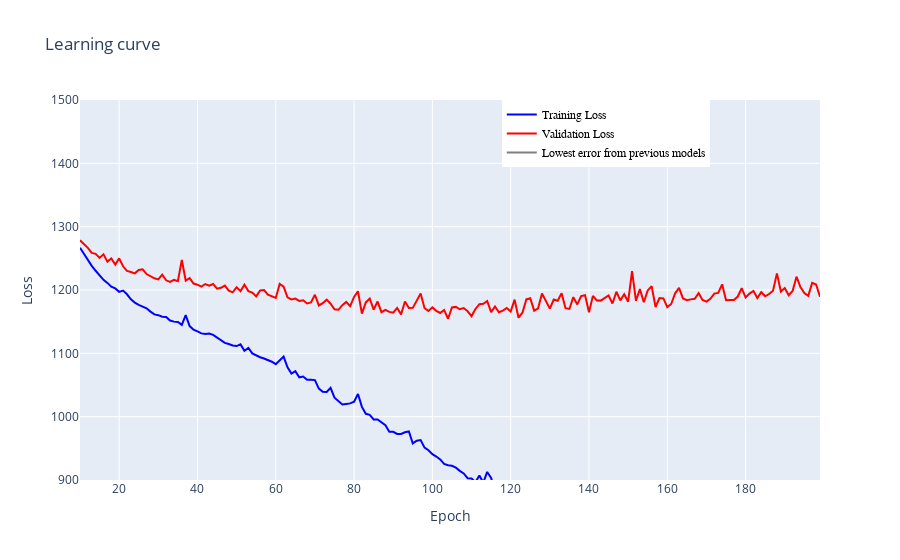

This figure's notebook cell:
### Code cell
DNN_plot_loss(history,starting_epoch=10, previous_val_loss=[0])

### Figure 1 — Plotly figure (JSON) as saved in the notebook; plotly's stock layout.template omitted (floating-point values rounded to 4 significant figures; data arrays with more than 128 entries replaced by an {"elided": "..."} marker saying what was removed)
{"data": [{"marker": {"color": "blue", "opacity": 0.5, "size": 5}, "mode": "lines", "name": "Training Loss", "type": "scatter", "x": {"elided": "190 int values"}, "y": {"elided": "190 float values"}}, {"marker": {"color": "red", "opacity": 0.5, "size": 5}, "mode": "lines", "name": "Validation Loss", "type": "scatter", "x": {"elided": "190 int values"}, "y": {"elided": "190 float values"}}, {"marker": {"color": "grey", "size": 5}, "mode": "lines", "name": "Lowest error from previous models", "type": "scatter", "x": {"elided": "190 int values"}, "y": {"elided": "190 int values"}}], "layout": {"legend": {"font": {"color": "black", "family": "sans-serif", "size": 12}, "traceorder": "normal", "x": 0.57, "y": 1}, "title": {"text": "Learning curve"}, "xaxis": {"range": [10, 199], "title": {"text": "Epoch"}}, "yaxis": {"range": [900, 1500], "title": {"text": "Loss"}}}}
